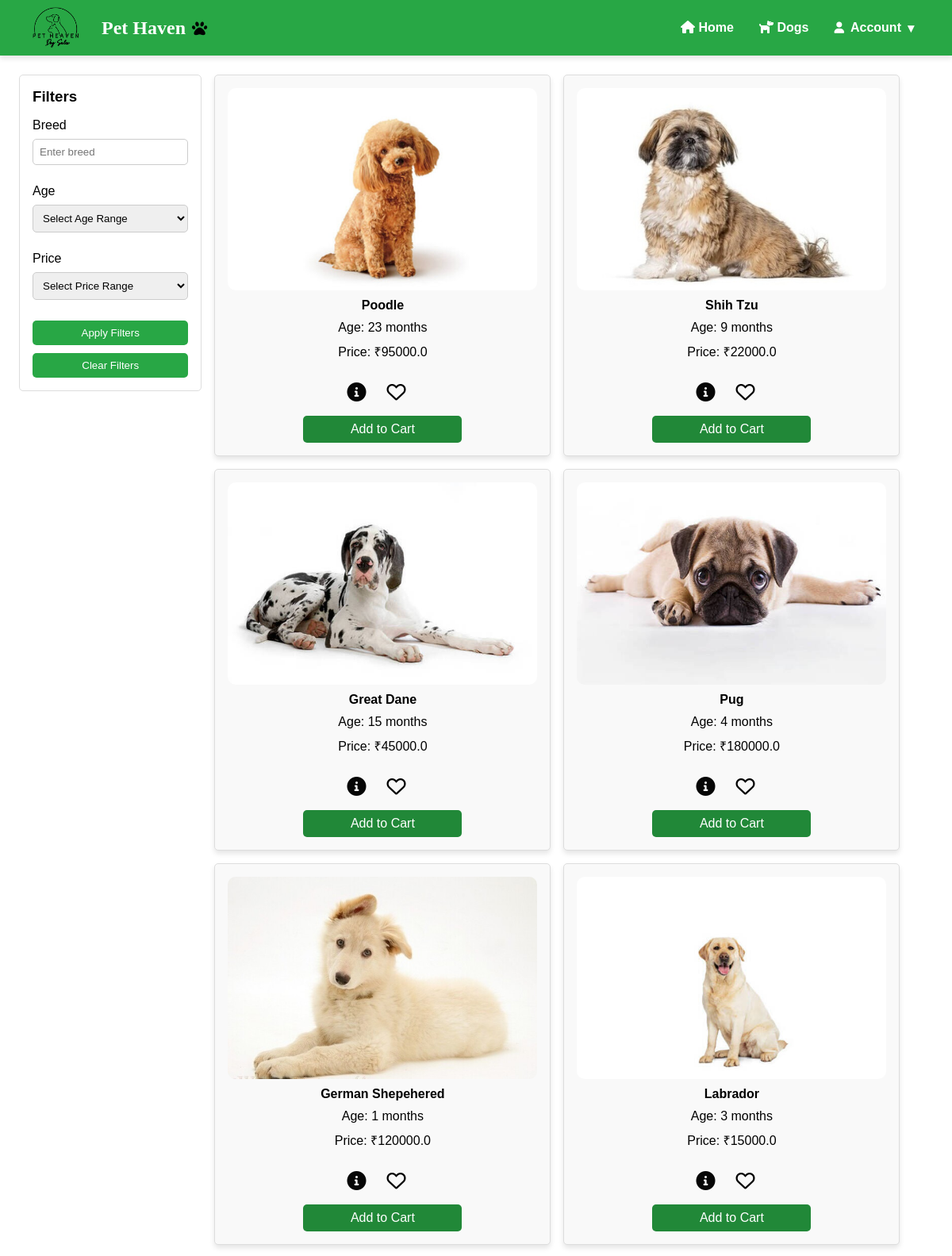
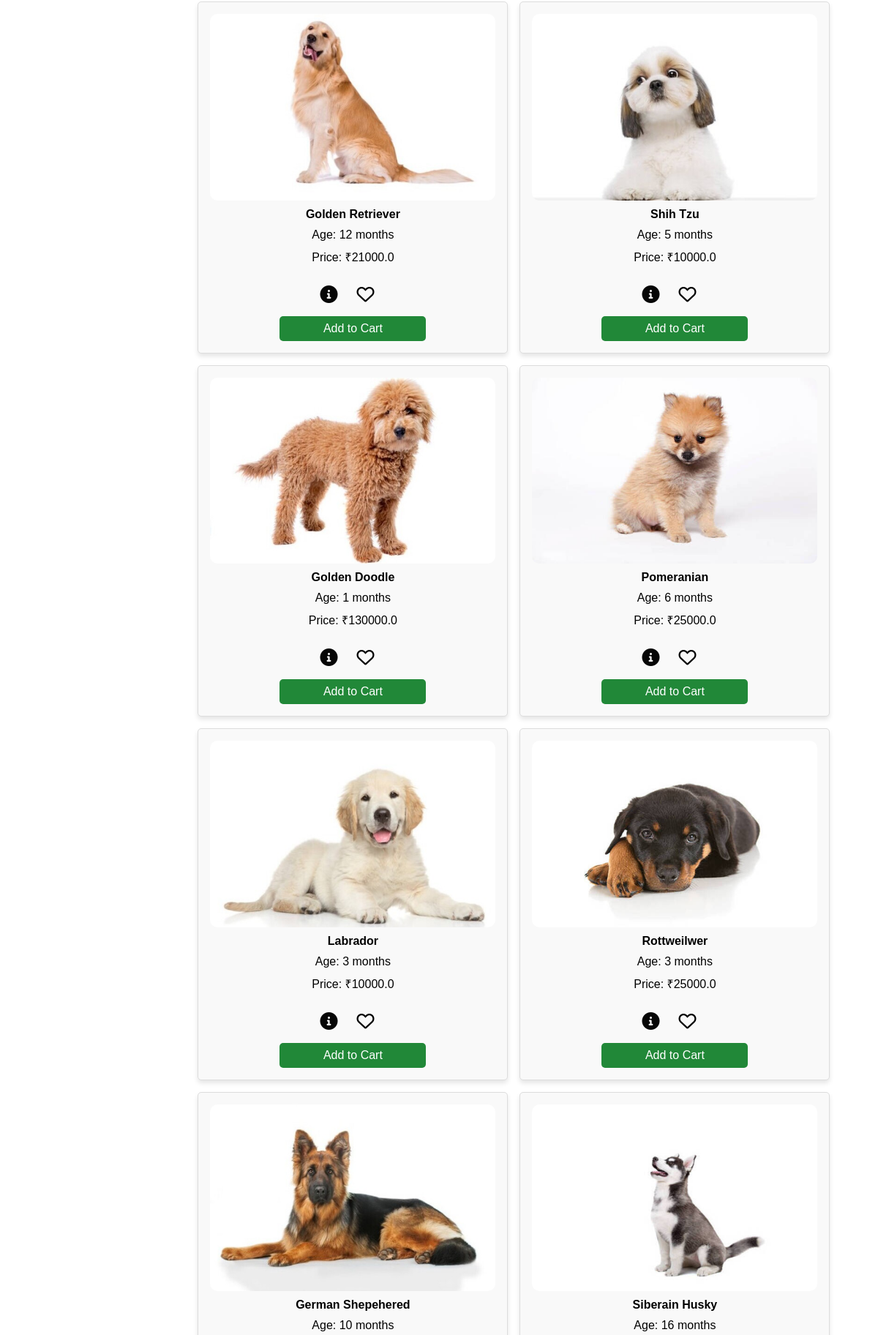
Page /d (upper part) on the committed database (2 pictures, top to bottom).
### models.py (models this page shows)
class Dog(db.Model):
    __tablename__ = 'dogs'
    id = db.Column(db.Integer, primary_key=True, autoincrement=True)
    breed = db.Column(db.String, nullable=False)
    age = db.Column(db.Integer, nullable=False)
    price = db.Column(db.Float, nullable=False)
    image = db.Column(db.String, nullable=False)
    vaccination_details = db.Column(db.Text)
    health_info = db.Column(db.Text)
    grooming_info = db.Column(db.Text)
    trainability = db.Column(db.Text)
    height = db.Column(db.Integer, nullable=False)
    weight = db.Column(db.Integer, nullable=False)
    traits = db.Column(db.String)

### app.py (the view)
@app.route('/d')
def user_view():
    dogs = Dog.query.all()
    breed_filter = request.args.get('breed', '')
    age_filter = request.args.get('age', '')
    price_filter = request.args.get('price', '')
    filtered_dogs = [dog for dog in dogs if
                     (breed_filter.lower() in dog.breed.lower() if breed_filter else True) and
                     (age_filter == '<5' and dog.age < 5 or
                      age_filter == '5-10' and 5 <= dog.age <= 10 or
                      age_filter == '10-15' and 10 <= dog.age <= 15 or
                      age_filter == '15-20' and 15 <= dog.age <= 20 or
                      age_filter == '>20' and dog.age > 20 or
                      not age_filter) and
                     (price_filter == '<10000' and dog.price < 10000 or
                      price_filter == '10000-20000' and 10000 <= dog.price <= 20000 or
                      price_filter == '20000-30000' and 20000 <= dog.price <= 30000 or
                      price_filter == '30000-40000' and 30000 <= dog.price <= 40000 or
                      price_filter == '>40000' and dog.price > 40000 or
                      not price_filter)]
    return render_template('index.html', dogs=filtered_dogs, admin=False)

### templates/index.html (shortened to what this page needs)
<!DOCTYPE html>
<html lang="en">
<head>
  <link rel="stylesheet" href="{{ url_for('static', filename='css/2.style.css') }}">
  <link rel="stylesheet" href="https://cdnjs.cloudflare.com/ajax/libs/font-awesome/6.0.0/css/all.min.css">
</head>
<body>
  <nav class="navbar">
    <div class="logo">
      <img src="{{ url_for('static', filename='images/logo1.png') }}" alt="Pet Heaven Logo">
      <span>Pet Haven</span>
    </div>
    <div class="user-container">
      <nav>
        <ul class="nav-links">
          {% if not admin %}
          <li><a href="/customer_dashboard" class="nav-link" id="home-link"><i class="fas fa-home"></i> Home</a></li>
          <li><a href="/d" class="nav-link" id="dogs-link"><i class="fas fa-dog"></i> Dogs</a></li>
          <li class="dropdown">
            <a href="#" class="dropdown-toggle"><i class="fa-solid fa-user"></i> Account <span>&#9662;</span></a>
          </li>
          {% endif %}
        </ul>
      </nav>
    </div>
  </nav>
  <div class="main-container">
    <aside class="filter-sidebar">
      <h3>Filters</h3>
      <form method="GET" action="/d">
        <label for="breed">Breed</label>
        <input type="text" name="breed" id="breed" placeholder="Enter breed"
          value="{{ request.args.get('breed', '') }}">
        <label for="age">Age</label>
        <select name="age" id="age">
          <option value="">Select Age Range</option>
        </select>
        <label for="price">Price</label>
        <select name="price" id="price">
          <option value="">Select Price Range</option>
        </select>
        <button id="apply-filters" type="submit">Apply Filters</button>
        <button id="clear-filters" type="button">Clear Filters</button>
      </form>
    </aside>
    <section class="grid-section">
      {% for dog in dogs %}
      <div class="grid-item" data-id="{{ dog.id }}">
        <img src="{{ url_for('static', filename=dog.image) }}" alt="{{ dog.breed }}">
        <h4>{{ dog.breed }}</h4>
        <p>Age: {{ dog.age }} months</p>
        <p>Price: ₹{{ dog.price }}</p>
        <div class="buttons-container">
          <a href="{% if admin %}{{ url_for('admin_dog_description', id=dog.id) }}{% else %}{{ url_for('user_dog_description', id=dog.id) }}{% endif %}"
            class="view-details-btn" aria-label="View Details">
            <i class="fas fa-info-circle"></i>
          </a>
          {% if not admin %}
          <button class="add-to-wishlist" data-id="{{ dog.id }}" aria-label="Add to Wishlist">
            <i class="far fa-heart"></i>
          </button>
          {% endif %}
        </div>
        {% if not admin %}
        <button class="add-to-cart" data-id="{{ dog.id }}">Add to Cart</button>
        {% endif %}
      </div>
      {% endfor %}
    </section>
  </div>
</body>
</html>

### static/css/2.style.css (style rules this page uses)
* { margin: 0; padding: 0; box-sizing: border-box; font-family: Arial, sans-serif; }
.navbar { display: flex; justify-content: space-between; align-items: center; background-color: #28a745; padding: 1rem 2rem; color: white; box-shadow: 0 4px 6px rgba(0, 0, 0, 0.1); width: 100%; height: 70px; }
.logo { display: flex; align-items: center; gap: 1rem; }
.logo img { height: 60px; width: 80px; object-fit: contain; background-color: transparent; display: block; }
.logo span { font-size: 1.5rem; font-weight: bold; color: #fff; font-family: 'Pacifico', cursive; display: flex; align-items: center; gap: 0.5rem; }
.logo span::after { content: '\f1b0'; font-family: 'Font Awesome 5 Free'; font-weight: 900; font-size: 1.2rem; color: black; }
.nav-links { list-style: none; display: flex; justify-content: space-around; align-items: center; gap: 0; margin: 0; padding: 0; }
.nav-links li a { text-decoration: none; color: white; font-weight: 600; padding: 0.5rem 1rem; border-radius: 20px; transition: all 0.3s ease; }
.navbar .dropdown { position: relative; display: flex; align-items: center; }
.navbar .dropdown .dropdown-toggle { cursor: pointer; padding: 0.5rem 1rem; color: white; font-weight: 600; text-decoration: none; display: flex; align-items: center; gap: 0.5rem; border-radius: 20px; transition: background-color 0.3s ease; }
.navbar .dropdown .dropdown-toggle i { font-size: 0.9rem; }
.main-container { display: flex; margin: 1.5rem; }
.filter-sidebar { width: 20%; height: 45%; padding: 1rem; border: 1px solid #ddd; border-radius: 5px; }
.filter-sidebar h3 { margin-bottom: 1rem; }
.filter-sidebar label { display: block; margin: 0.5rem 0; }
.filter-sidebar input, .filter-sidebar select { width: 100%; padding: 0.5rem; margin-bottom: 1rem; border: 1px solid #ccc; border-radius: 5px; }
.filter-sidebar button { width: 100%; padding: 0.5rem; background-color: #28a745; color: white; border: none; border-radius: 5px; cursor: pointer; }
.grid-section { width: 75%; display: grid; grid-template-columns: repeat(auto-fit, minmax(200px, 1fr)); gap: 1.5rem; margin-left: 1rem; }
.grid-item { border: 1px solid #ddd; border-radius: 5px; padding: 1rem; text-align: center; background-color: #f9f9f9; }
.grid-item button { padding: 0.5rem 1rem; background-color: #218838; color: white; border: none; border-radius: 5px; cursor: pointer; }
.grid-item img, .filtered-card img { width: 100%; height: auto; object-fit: cover; border-radius: 10px; transition: transform 0.3s ease; }
.grid-section { display: grid; grid-template-columns: repeat(auto-fill, minmax(300px, 1fr)); gap: 1rem; margin-left: 1rem; }
.grid-item { display: flex; flex-direction: column; justify-content: space-between; align-items: center; padding: 1rem; background-color: #f9f9f9; border: 1px solid #ddd; border-radius: 5px; box-shadow: 0 4px 6px rgba(0, 0, 0, 0.1); }
#apply-filters, #clear-filters { margin-top: 10px; }
.buttons-container { display: flex; gap: 1rem; margin-top: 1rem; align-items: center; justify-content: center; }
.add-to-wishlist { background: none !important; border: none !important; }
.grid-item { display: flex; flex-direction: column; justify-content: flex-start; align-items: center; gap: 10px; padding: 1rem; border: 1px solid #ddd; border-radius: 5px; background-color: #f9f9f9; box-shadow: 0 4px 6px rgba(0, 0, 0, 0.1); }
.buttons-container { display: flex; gap: 10px; justify-content: center; align-items: center; margin-top: 10px; width: 100%; }
.view-details-btn { text-decoration: none; color: #060606; font-size: 24px; transition: transform 0.2s ease, color 0.2s ease; display: inline-flex; justify-content: center; align-items: center; text-align: center; width: auto; }
.add-to-wishlist { display: inline-flex; align-items: center; gap: 8px; background: none; border: none; cursor: pointer; font-size: 24px; padding: 0; }
.add-to-wishlist .far { display: inline-block; color: black; }
.add-to-cart { display: inline-block; background-color: #25b745; color: white; padding: 10px 20px; border: none; border-radius: 5px; font-size: 16px; cursor: pointer; transition: background-color 0.3s ease; width: 100%; max-width: 200px; text-align: center; }

### rows in the picture
Dog: image (picture), breed "Poodle", age "23", price "95000.0"
Dog: image+breed (picture), breed "Shih Tzu", age "9", price "22000.0"
Dog: image (picture), breed "Great Dane", age "15", price "45000.0"
Dog: image (picture), breed "Pug", age "4", price "180000.0"
Dog: image (picture), breed "German Shepehered", age "1", price "120000.0"
Dog: image+breed (picture), breed "Labrador", age "3", price "15000.0"
Dog: image (picture), breed "Golden Retriever", age "12", price "21000.0"
Dog: image+breed (picture), breed "Shih Tzu", age "5", price "10000.0"
Dog: image (picture), breed "Golden Doodle", age "1", price "130000.0"
Dog: image+breed (picture), breed "Pomeranian", age "6", price "25000.0"
Dog: image+breed (picture), breed "Labrador", age "3", price "10000.0"
Dog: image (picture), breed "Rottweilwer", age "3", price "25000.0"
Dog: image (picture), breed "German Shepehered", age "10"
Dog: image (picture), breed "Siberain Husky", age "16"
